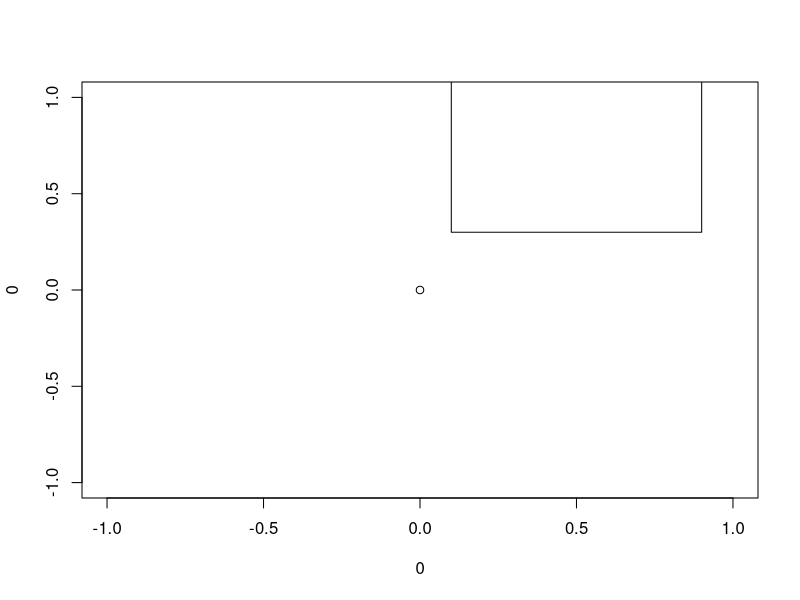
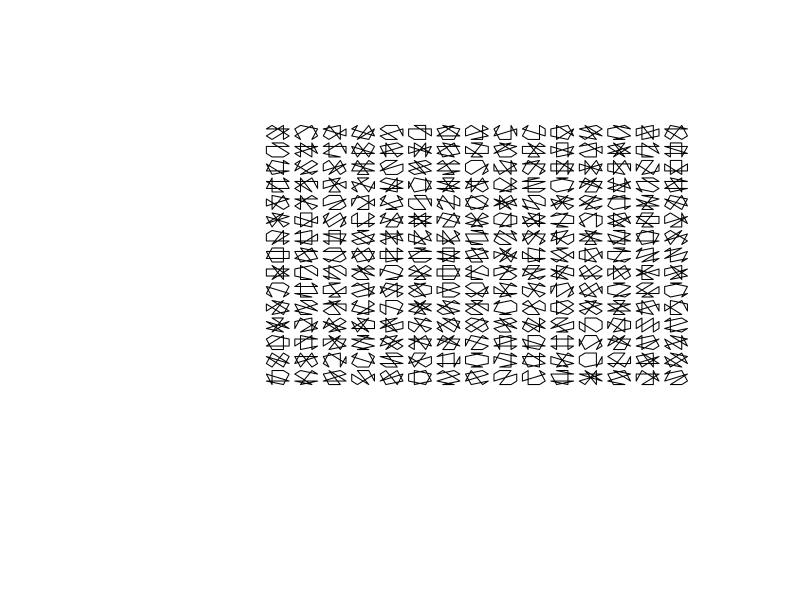
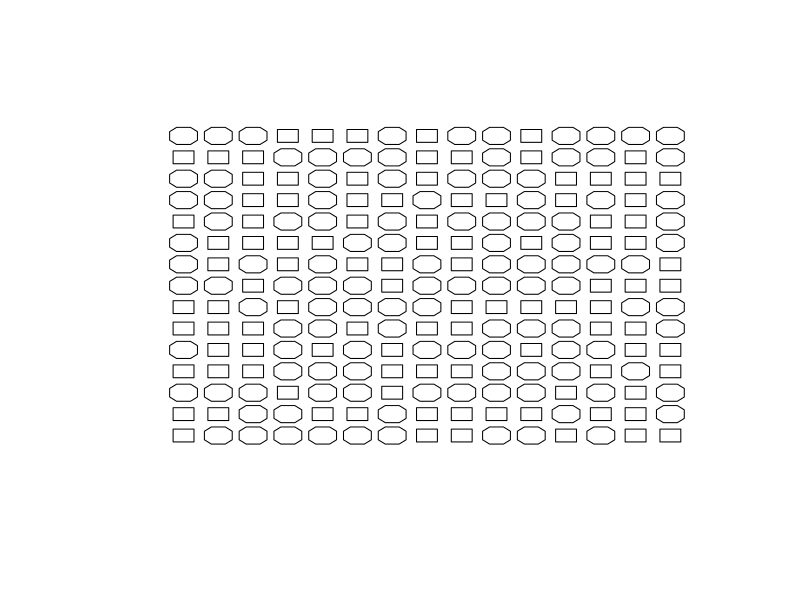
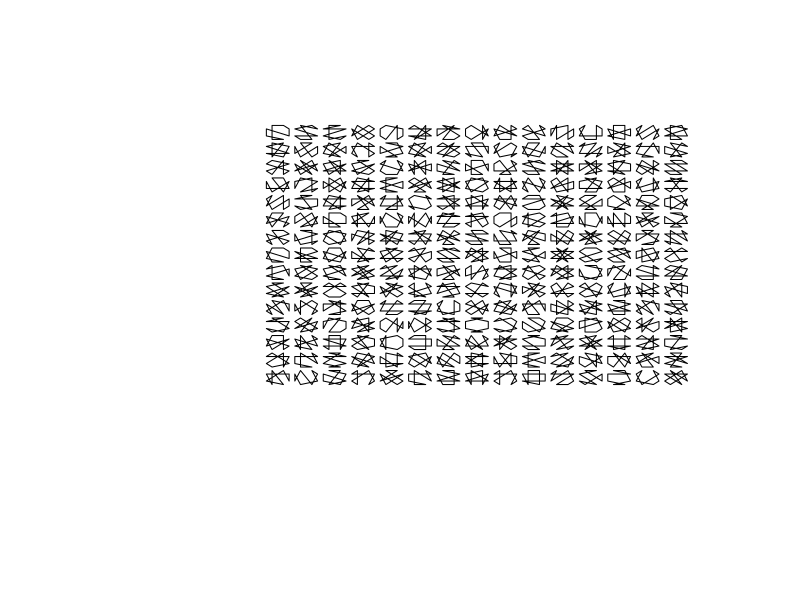
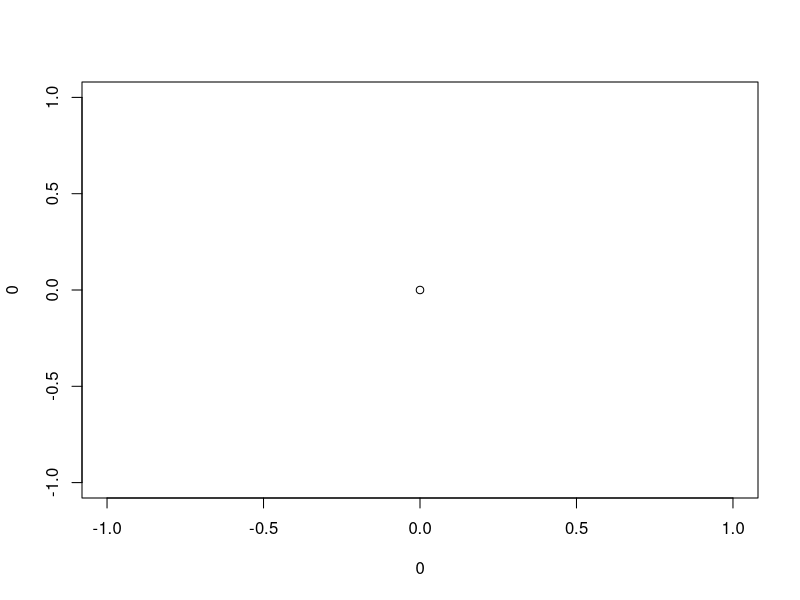

These charts were generated, in order, by the following R code: (Note: this script raises an error after producing the figures.)

squFunc <- function(Xcenter = 0,Ycenter = 0,wi = 0.4,he = 0.4){
  shape <- rbind(
      c(Xcenter+wi,Ycenter+he),
      c(Xcenter+wi,Ycenter-he),
      c(Xcenter-wi,Ycenter-he),
      c(Xcenter-wi,Ycenter+he))
  return (shape)
  }
      

plot(0, 0)
newSq <- squFunc(0.5,0.7)
polygon(newSq[,1],newSq[,2])


octaFunc <- function(Xcenter = 0,Ycenter = 0,wi = 0.4,he = 0.4){
  oct <- rbind(
        c(Xcenter+(wi/2),Ycenter+he),
        c(Xcenter+wi,Ycenter+(he/2)),
        c(Xcenter+wi,Ycenter-(he/2)),
        c(Xcenter+(wi/2),Ycenter-he),
        c(Xcenter-(wi/2),Ycenter-he),
        c(Xcenter-wi,Ycenter-(he/2)),
        c(Xcenter-wi,Ycenter+(he/2)),
        c(Xcenter-(wi/2),Ycenter+he))
  return (oct)
  }



plot(0, 0,
     xlim=c(-5,17),
     ylim=c(-5,17),
     col = "white", xlab = "", ylab = "", axes=F)
for (p in seq(1,15)){
  for (q in seq(1,15)) {
    oct <- octaFunc(p,q)
    oct <- oct[sample(nrow(oct)),]
    polygon(oct[,1],oct[,2])
}}


plot(0, 0,
     xlim=c(-1,17),
     ylim=c(-1,17),
     col = "white", xlab = "", ylab = "", axes=F)
for (p in seq(1,15)){
  for (q in seq(1,15)) {
    
    dec <- sample(1:2,1)
     ifelse(dec == 1, shape <- squFunc(p,q,0.3,0.3),
                              shape <- octaFunc(p,q))
    shuf <- sample(c(T,F),1)
    print(shuf)
    ifelse(shuf == T, shape[sample(nrow(shape)),],shape)
    
    polygon(shape[,1]+.2,shape[,2]+.2)
  }}


##### Variations on octagon

plot(0, 0,
     xlim=c(-5,17),
     ylim=c(-5,17),
     col = "white", xlab = "", ylab = "", axes=F)
for (p in seq(1,15)){
  for (q in seq(1,15)) {
    oct <- octaFunc(p,q)
    oct <- oct[sample(nrow(oct)),]
    polygon(oct[,1],oct[,2])
  }}


Xcenter = 0
Ycenter = 0
wi = 0.4
he = 0.4
plot(0, 0)

oct <- hexFunc()
polygon(oct[,1],oct[,2])

hexFunc <- function(Xcenter = 0,Ycenter = 0,wi = 0.4,he = 0.4){
  shape <- rbind(
    c(Xcenter,Ycenter+he),
    c(Xcenter+wi,Ycenter+(he/2)),
    c(Xcenter+wi,Ycenter),
    c(Xcenter+wi,Ycenter-(he/2)),
    c(Xcenter,Ycenter-he),
    c(Xcenter-wi,Ycenter-(he/2)),
    c(Xcenter-wi,Ycenter),
    c(Xcenter-wi,Ycenter+(he/2)))
  return (shape)
}


#### Working on a pentagon

plot(0, 0)
pentFunc <- function(Xcenter = 0,Ycenter = 0,wi = 0.4,he = 0.4){
  shape <- rbind(
    c(Xcenter,Ycenter+(he/2)),
    c(Xcenter+wi,Ycenter+(he/2)),
    c(Xcenter+wi+(wi/2),Ycenter-(he/2)),
    c(Xcenter,Ycenter-he),
    c(Xcenter-wi-(wi/2),Ycenter-(he/2)),
    c(Xcenter-wi,Ycenter+(he/2)))
  return (shape)
}
out <- pentFunc()
plot(0, 0)
polygon(out[,1],out[,2])


plot(0, 0,
     xlim=c(0,15),
     ylim=c(0,15),
     col = "white", xlab = "", ylab = "", axes=F)
for (p in seq(1,15)){
  for (q in seq(1,15)) { 
    
    choice <- sample(1:5,1)
    w = sample(seq(0.3,0.8,0.5),1)
    h = sample(seq(0.3,0.8,0.5),1)
    if (choice == 1){
      fig <-  octaFunc(p,q,w,h)
    }
    if (choice == 2){
      fig <-  pentFunc(p,q,w,h)
    }
    if (choice == 3){
      fig <-  squFunc(p,q,w,h)
    } 
    if (choice == 4){

      fig <-  hexFunc(p,q,w,h)
    }
    
    if (choice != 5){
      scramble <- sample(c(T,F),1,prob = c(0.9,0.1))
      if (scramble) { fig <- fig[sample(nrow(fig)),] }

      polygon(fig[,1],fig[,2])
    }
    else(
      points(p,q,pch=1,cex=sample(seq(0.5,3,0.5),1))
    )
  }}

plot(0, 0,
     xlim=c(0,15),
     ylim=c(0,15),
     col = "white", xlab = "", ylab = "", axes=F)

for (i in 1:15){
  for (j in 1:15){
    print(c(i,j))
  points(i,j,pch=i+j,cex=2)
}}
plot.new()
points(0,0,pch=1,cex=3)





squFuncHist <- function(Xcenter = 0,Ycenter = 0,wi = 0.4,he = 0.4){
  shape <- rbind(
    c(Xcenter+wi,Ycenter+he) + runif(1,max = 0.5),
    c(Xcenter+wi,Ycenter-he) + runif(1,max = 0.5),
    c(Xcenter-wi,Ycenter-he) + runif(1,max = 0.5),
    c(Xcenter-wi,Ycenter+he) + runif(1,max = 0.5))
  return (shape)
}


plot(0, 0,
     xlim=c(0,15),
     ylim=c(0,15),
     col = "white", xlab = "", ylab = "", axes=F)





hexFuncHist <- function(Xcenter = 0,Ycenter = 0,wi = 0.4,he = 0.4){
  shape <- rbind(
    c(Xcenter,Ycenter+he)  + runif(1,max = 0.5),
    c(Xcenter+wi,Ycenter+(he/2)) + runif(1,max = 0.5),
    c(Xcenter+wi,Ycenter) + runif(1,max = 0.5),
    c(Xcenter+wi,Ycenter-(he/2)) + runif(1,max = 0.5),
    c(Xcenter,Ycenter-he) + runif(1,max = 0.5),
    c(Xcenter-wi,Ycenter-(he/2)) + runif(1,max = 0.5),
    c(Xcenter-wi,Ycenter) + runif(1,max = 0.5),
    c(Xcenter-wi,Ycenter+(he/2)) + runif(1,max = 0.5) )
  return (shape)
}

plot(0, 0,
     xlim=c(-5,17),
     ylim=c(-5,17),
     col = "white", xlab = "", ylab = "", axes=F)
for (p in seq(1,15)){
  for (q in seq(1,15)) {
    fig <- hexFuncHist(p,q)
    fig <- fig[sample(nrow(fig)),]
    polygon(fig[,1],fig[,2])
  }}
